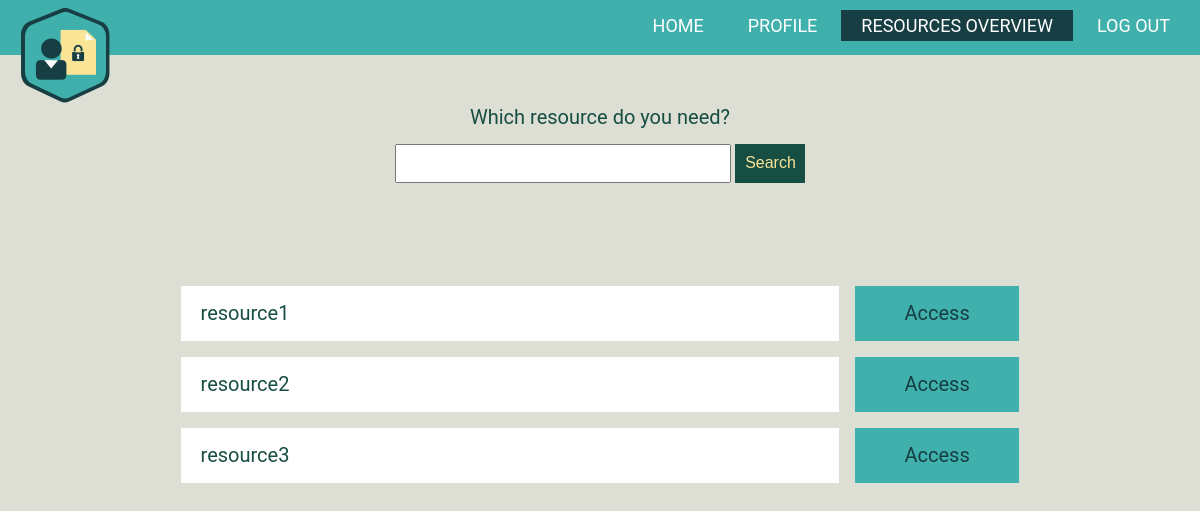
Page /resources-overview/ (signed in) on the earlier database version.
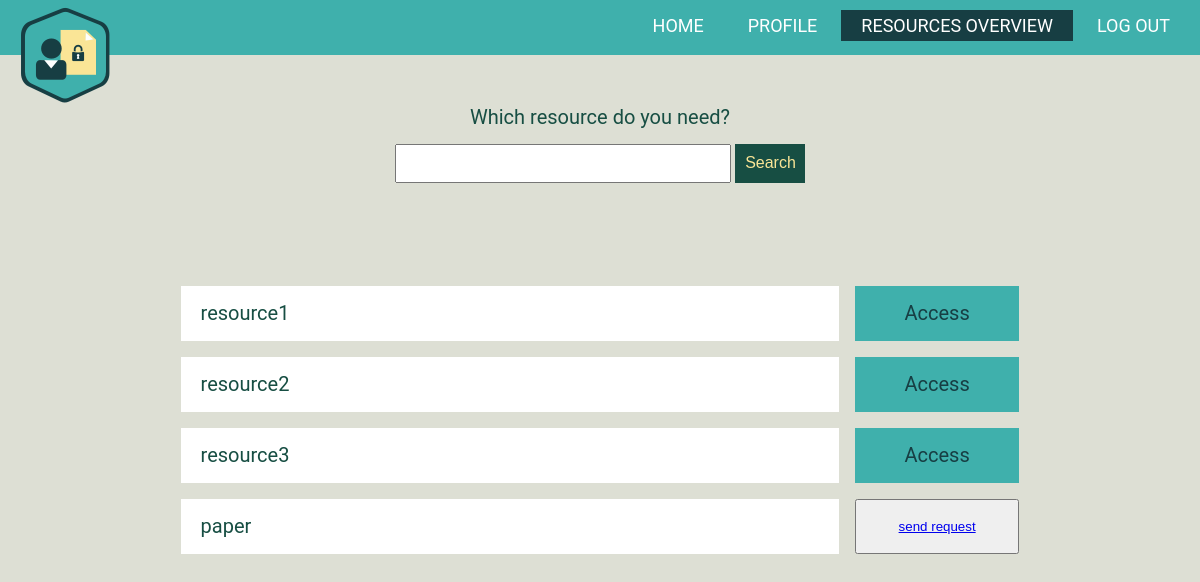
Same page on the later database version.
### AuthorizationManagement/models.py (models this page shows, shortened)
class Resource(models.Model):
    type = models.CharField(max_length=50, default = 'default_type')
    name = models.CharField(max_length=150, default = 'default_name')
    description = models.CharField(max_length=250, default = 'default_description')
    creationDate = models.DateTimeField(default=datetime.now, blank=True)
    readers = models.ManyToManyField(CustomUser, related_name= 'reader')
    owners = models.ManyToManyField(Owner, related_name= 'owner')
    link = models.FileField(upload_to='')

### AuthorizationManagement/views.py (the view)
# urls.py: re_path(r'^resources-overview/$', ResourcesOverview.as_view(), name='resource-overview'),
@method_decorator(login_required, name='dispatch')
class ResourcesOverview(generic.ListView):
    model = Resource.objects.all()
    template_name = 'AuthorizationManagement/resources-overview.html'
    context_object_name = "resources_list"
    paginate_by = 5
    query = ''
    can_access = Resource.objects.none()
    requested_resources = Resource.objects.none()
    def get_queryset(self):
        return self.model
    def get_context_data(self, **kwargs):
        context = super(ResourcesOverview, self).get_context_data(**kwargs)
        context['query'] = self.query;
        context['query_pagination_string'] = ''
        context['can_access'] = self.request.user.reader.filter(id__in=self.model)
        context['requested_resources'] = Resource.objects.filter(
            id__in=AccessRequest.objects.filter(sender=self.request.user).values('resource_id'))
        return context

### AuthorizationManagement/templates/AuthorizationManagement/resources-overview.html (shortened to what this page needs)
{% extends "AuthorizationManagement/base.html" %}
{% block overview%}
	class="active";
{% endblock %}
{% block body %}
<link href="../static/AuthorizationManagement/css/resources-overview.css" rel="stylesheet" type="text/css"/>
<div class="search">
	<p>Which resource do you need?</p>
	<form action="/resources-overview/search" method="get">
		<input type="text" name="q" class="search-box">
		<input type="submit" value="Search" class="search-btn">
	</form><br>
        <div class="container">
	{% if resources_list %}
			<div class="results">
	</div>
	        {% for res in resources_list %}
					<a href="#{{res.pk}}" class="resource-name"> {{res.name}} </a>
						{% load static %}
						<link rel="stylesheet" type="text/css" href="{% static 'AuthorizationManagement/css/info.css' %}" />
	           {% if res in can_access %}
					       <a href="../resources/{{res.pk}}" class="access-btn"download>Access</a>
			   {% elif res in requested_resources %}
						{% load static %}
				{% else %}
					 <button>
				      <a href="#send-request-{{res.pk}}" > send request </a>
					  </button>
						{% load static %}
						<link rel="stylesheet" type="text/css" href="{% static 'AuthorizationManagement/css/send_req.css' %}" />
			   {% endif %}
			{% endfor %}
			</div>
 </div>
{% else %}
    <p class="no-results">No resources matched your search criteria.</p>
{% endif %}
{% endblock %}

Differences in the rows shown:
added Resource: name "paper"
